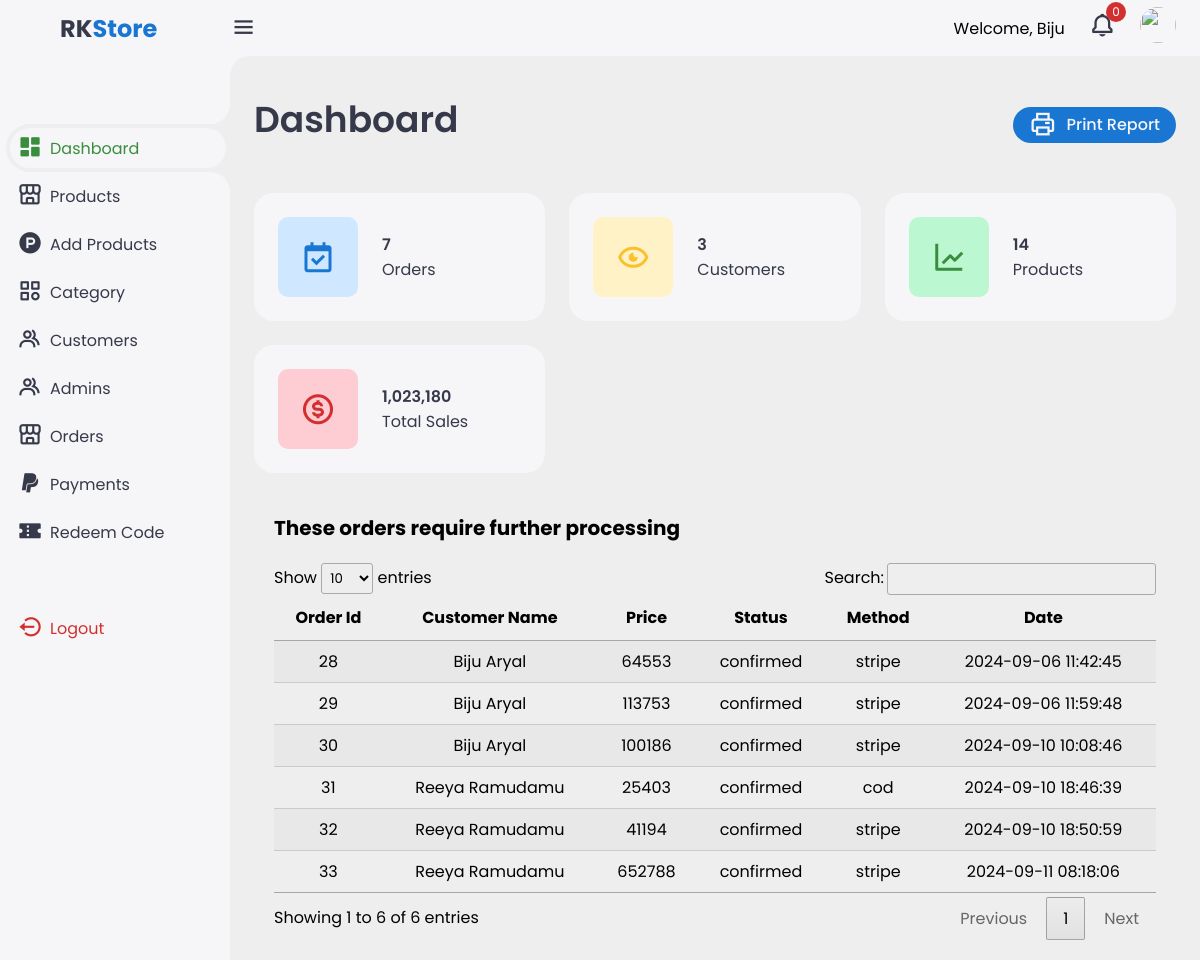
The page /admin/index.php (signed in) on the database its author committed.
### tables this page shows
CREATE TABLE `orders` (
  `order_id` int(11) NOT NULL,
  `user_id` int(11) DEFAULT NULL,
  `order_date` timestamp NOT NULL DEFAULT current_timestamp(),
  `status` enum('pending','confirmed','delivered','cancelled','dispatched') DEFAULT 'pending',
  `total_amount` decimal(10,0) NOT NULL,
  `shipping_address` text NOT NULL,
  `billing_address` text NOT NULL,
  `payment_method` varchar(50) DEFAULT NULL,
  `payment_status` enum('paid','pending','failed') DEFAULT 'pending',
  `tracking_number` varchar(100) DEFAULT NULL,
  `created_at` timestamp NOT NULL DEFAULT current_timestamp(),
  `updated_at` timestamp NOT NULL DEFAULT current_timestamp() ON UPDATE current_timestamp()
);

CREATE TABLE `users` (
  `user_id` int(11) NOT NULL,
  `first_name` varchar(50) NOT NULL,
  `last_name` varchar(50) NOT NULL,
  `profile_pic` varchar(255) DEFAULT NULL,
  `email` varchar(100) NOT NULL,
  `password` varchar(255) NOT NULL,
  `phone_number` varchar(15) DEFAULT NULL,
  `address` varchar(255) DEFAULT NULL,
  `street` varchar(255) DEFAULT NULL,
  `apartment` varchar(255) DEFAULT NULL,
  `city` varchar(255) DEFAULT NULL,
  `status` enum('active','disabled') DEFAULT 'active',
  `verification` enum('verified','unverified') DEFAULT 'unverified',
  `verification_token` varchar(255) DEFAULT NULL,
  `created_at` timestamp NULL DEFAULT NULL,
  `updated_at` timestamp NOT NULL DEFAULT current_timestamp() ON UPDATE current_timestamp()
);

### admin/index.php (the view, shortened to what this page needs)
<?php
include_once("./include/sidebar.php");
include_once("./php/connection.php");
?>
<main>
    <div class="header">
        <div class="left">
            <h1>Dashboard</h1>
        </div>
        <a href="#" class="report" onclick="printData()">
            <i class='bx bx-printer'></i>
            <span>Print Report</span>
        </a>
    </div>
    <ul class="insights">
        <li>
            <?php
            $sql = "SELECT * FROM orders";
            $row = mysqli_num_rows(mysqli_query($conn, $sql));
            ?>
            <i class='bx bx-calendar-check'></i>
            <span class="info">
                <h3>
                    <?php echo $row ?>
                </h3>
                <p>Orders</p>
            </span>
        </li>
        <?php
        $sql = "SELECT * FROM users";
        $row = mysqli_num_rows(mysqli_query($conn, $sql));
        ?>
        <li><i class='bx bx-show-alt'></i>
            <span class="info">
                <h3>
                    <?php echo $row ?>
                </h3>
                <p>Customers</p>
            </span>
        </li>
        <?php
        $sql = "SELECT * FROM products";
        $row = mysqli_num_rows(mysqli_query($conn, $sql));
        ?>
        <li><i class='bx bx-line-chart'></i>
            <span class="info">
                <h3>
                    <?php echo $row ?>
                </h3>
                <p>Products</p>
            </span>
        </li>
        <?php
        $sql = "SELECT SUM(total_amount) AS total_sum FROM orders WHERE payment_status='paid'";
        $result = mysqli_query($conn, $sql);
        if ($result) {
            $row = mysqli_fetch_assoc($result);
            $total_sum = $row['total_sum'];
        } else {
            $total_sum = 0;
        }
        ?>
        <li><i class='bx bx-dollar-circle'></i>
            <span class="info">
                <h3>
                    <?php echo number_format($total_sum); ?>
                </h3>
                <p>Total Sales</p>
            </span>
        </li>
    </ul>
    <?php
    $sql = "SELECT * FROM orders WHERE status NOT IN ('delivered', 'cancelled', 'pending')";
    $result = mysqli_query($conn, $sql);
    ?>
    <div class="container">
        <div class="heading" style="font-size: 20px; font-weight:bold;margin:20px 20px 20px 0;">These orders require further processing</div>
        <table id="example" class="display responsive nowrap" style="width: 100%;">
            <thead>
                <tr>
                    <th>Order Id</th>
                    <th>Customer Name</th>
                    <th>Price</th>
                    <th>Status</th>
                    <th>Method</th>
                    <th>Date</th>
                </tr>
            </thead>
            <tbody>
                <?php
                if (mysqli_num_rows($result) > 0) {
                    while ($row = mysqli_fetch_assoc($result)) {
                        $userId = $row['user_id'];
                        $userSql = "SELECT * FROM users WHERE user_id='$userId'";
                        $rowUser = mysqli_fetch_assoc(mysqli_query($conn, $userSql));
                        echo "<tr data-id=" . $row['order_id'] . " class='clickable-row'>";
                        echo "<td>" . $row['order_id'] . "</td>";
                        echo "<td>" . $rowUser['first_name'] . " " . $rowUser['last_name'] . "</td>";
                        echo "<td>" . $row['total_amount'] . "</td>";
                        echo "<td>" . $row['status'] . "</td>";
                        echo "<td>" . $row['payment_method'] . "</td>";
                        echo "<td>" . $row['order_date'] . "</td>";
                        echo "</tr>";
                    }
                } else {
                    echo "<tr><td colspan='7'>No categories found</td></tr>";
                }
                ?>
            </tbody>
        </table>
    </div>
</main>
<?php
include_once("./include/bottom.php");
?>

### admin/css/style.css (style rules this page uses)
:root { --light: #f6f6f9; --primary: #1976d2; --light-primary: #cfe8ff; --grey: #eee; --dark-grey: #aaaaaa; --dark: #363949; --danger: #d32f2f; --light-danger: #fecdd3; --warning: #fbc02d; --light-warning: #fff2c6; --success: #388e3c; --light-success: #bbf7d0; }
* { margin: 0; padding: 0; box-sizing: border-box; font-family: "Poppins", sans-serif; }
.bx { font-size: 1.7rem; }
a { text-decoration: none; }
li { list-style: none; }
html { overflow-x: hidden; }
body { background: var(--grey); overflow-x: hidden; }
.content main { width: 100%; padding: 36px 24px; max-height: calc(100vh - 56px); }
.content main .header { display: flex; align-items: center; justify-content: space-between; grid-gap: 16px; flex-wrap: wrap; }
.content main .header .left h1 { font-size: 36px; font-weight: 600; margin-bottom: 10px; color: var(--dark); }
.content main .header .report { height: 36px; padding: 0 16px; border-radius: 36px; background: var(--primary); color: var(--light); display: flex; align-items: center; justify-content: center; grid-gap: 10px; font-weight: 500; }
.content main .insights { display: grid; grid-template-columns: repeat(auto-fit, minmax(240px, 1fr)); grid-gap: 24px; margin-top: 36px; }
.content main .insights li { padding: 24px; background: var(--light); border-radius: 20px; display: flex; align-items: center; grid-gap: 24px; cursor: pointer; }
.content main .insights li .bx { width: 80px; height: 80px; border-radius: 10px; font-size: 36px; display: flex; align-items: center; justify-content: center; }
.content main .insights li:nth-child(1) .bx { background: var(--light-primary); color: var(--primary); }
.content main .insights li:nth-child(2) .bx { background: var(--light-warning); color: var(--warning); }
.content main .insights li:nth-child(3) .bx { background: var(--light-success); color: var(--success); }
.content main .insights li:nth-child(4) .bx { background: var(--light-danger); color: var(--danger); }
.content main .insights li .info h3 { font-size: 24px; font-weight: 600; color: var(--dark); font-size: 16px; }
.content main .insights li .info p { color: var(--dark); }
#example tr td { text-align: center; }
#example tr th { text-align: center; }
.container { padding: 20px; }

### rows shown on the page
orders: order_id "28", user.first_name "Biju", user.last_name "Aryal", total_amount "64553", status "confirmed", payment_method "stripe", order_date "2024-09-06 11:42:45"
orders: order_id "29", user.first_name "Biju", user.last_name "Aryal", total_amount "113753", status "confirmed", payment_method "stripe", order_date "2024-09-06 11:59:48"
orders: order_id "30", user.first_name "Biju", user.last_name "Aryal", total_amount "100186", status "confirmed", payment_method "stripe", order_date "2024-09-10 10:08:46"
orders: order_id "31", user.first_name "Reeya", user.last_name "Ramudamu", total_amount "25403", status "confirmed", payment_method "cod", order_date "2024-09-10 18:46:39"
orders: order_id "32", user.first_name "Reeya", user.last_name "Ramudamu", total_amount "41194", status "confirmed", payment_method "stripe", order_date "2024-09-10 18:50:59"
orders: order_id "33", user.first_name "Reeya", user.last_name "Ramudamu", total_amount "652788", status "confirmed", payment_method "stripe", order_date "2024-09-11 08:18:06"

### other values the page prints
$_SESSION['name'] "Biju"
mysqli_num_rows($resulti) "0"
$row "7"
$row "3"
$row "14"
$total_sum "1,023,180"
